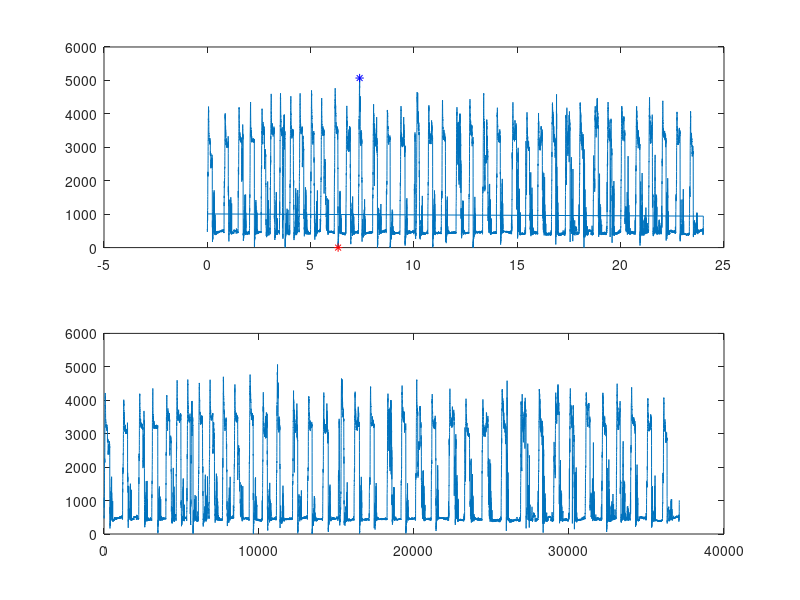

The MATLAB source for this figure: (Note: this script raises an error after producing the figure.)
load veri;

Saat=datenum(Saat,'HH:MM:SS');
ts=Saat;
ts=ts-ts(1);
ts=ts*24;

veri=Veri;
a=input('alt limit degerini girin= ');
veri(veri<a)=0;
veri( all(veri), : ) = [];
veri(veri(:,1)== 0, :)= [];
% filtered=ismembertol(veri,1,0.001); %if needd

subplot(2,1,1)
% min
[val0,idx0] = min(Veri) ;
% max
[val1,idx1] = max(Veri) ; 
plot(ts,Veri);
hold on
plot(ts(idx0),Veri(idx0),'*r')
plot(ts(idx1),Veri(idx1),'*b')
puretime=length(veri);

subplot(2,1,2)
plot(veri);
maks=max(veri);
minn=min(veri);

c=length(veri);
pureveri=(c/26)/60;
araliksaati=duration(hours(pureveri),'format','hh:mm')
energy=mean(veri)-2000;

title(['Alt limite gore ortalama = ' num2str(energy)]);
fprintf('\nMaks=%d\n',maks);
fprintf('Min=%d\n',minn);
fprintf('aralik saati sayi ile=%f saat\n',pureveri);
araliksaati
% 0.9/1 dogruluk






